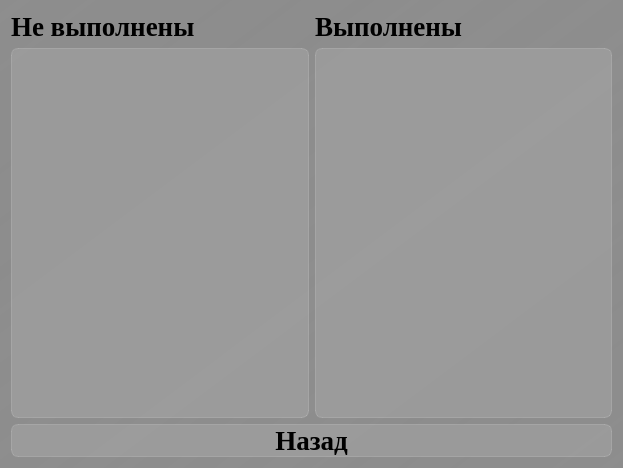
<?xml version="1.0" encoding="UTF-8"?>
<ui version="4.0">
 <class>Dialog_list_achievements</class>
 <widget class="QDialog" name="Dialog_list_achievements">
  <property name="geometry">
   <rect>
    <x>0</x>
    <y>0</y>
    <width>623</width>
    <height>468</height>
   </rect>
  </property>
  <property name="windowTitle">
   <string>Достижения</string>
  </property>
  <property name="styleSheet">
   <string notr="true">background-color: qlineargradient(spread:pad, x1:1, y1:1, x2:0, y2:0, stop:0 rgba(141, 141, 141, 255), stop:0.427447 rgba(141, 141, 141, 235), stop:1 rgba(141, 141, 141, 255));
font-family: Liberation Serif;
</string>
  </property>
  <layout class="QVBoxLayout" name="verticalLayout">
   <item>
    <layout class="QHBoxLayout" name="horizontalLayout_labels">
     <item>
      <widget class="QLabel" name="label_not_done">
       <property name="styleSheet">
        <string notr="true">text-align: center;
font-weight: bold;
font-size: 20pt;
background-color: none;
border: none;</string>
       </property>
       <property name="text">
        <string>Не выполнены</string>
       </property>
      </widget>
     </item>
     <item>
      <widget class="QLabel" name="label_done">
       <property name="styleSheet">
        <string notr="true">text-align: center;
font-weight: bold;
font-size: 20pt;
background-color: none;
border: none;</string>
       </property>
       <property name="text">
        <string>Выполнены</string>
       </property>
      </widget>
     </item>
    </layout>
   </item>
   <item>
    <layout class="QHBoxLayout" name="horizontalLayout_lists">
     <item>
      <widget class="QListWidget" name="listWidget_not_done">
       <property name="styleSheet">
        <string notr="true">QListView {
font-weight: bold;
font-size: 20pt;
background-color: rgba(255, 255, 255, 30);
border: 1px solid rgba(255, 255, 255, 40);
border-radius: 7px;
}

QListView::item:selected {
border: none;
color: rgb(255, 255, 255);
background-color: rgba(255, 255, 255, 50);
}</string>
       </property>
      </widget>
     </item>
     <item>
      <widget class="QListWidget" name="listWidget_done">
       <property name="styleSheet">
        <string notr="true">QListView {
font-weight: bold;
font-size: 20pt;
background-color: rgba(255, 255, 255, 30);
border: 1px solid rgba(255, 255, 255, 40);
border-radius: 7px;
}

QListView::item:selected {
border: none;
color: rgb(255, 255, 255);
background-color: rgba(255, 255, 255, 50);
}</string>
       </property>
      </widget>
     </item>
    </layout>
   </item>
   <item>
    <widget class="QPushButton" name="pushButton_back">
     <property name="styleSheet">
      <string notr="true">QPushButton {
font-weight: bold;
font-size: 20pt;
text-align: center;
background-color: rgba(255, 255, 255, 30);
border: 1px solid rgba(255, 255, 255, 40);
border-radius: 7px;
}

QPushButton:hover {
background-color: rgba(255, 255, 255, 40);
}
QPushButton:pressed {
background-color: rgba(255, 255, 255, 70);
}</string>
     </property>
     <property name="text">
      <string>Назад</string>
     </property>
    </widget>
   </item>
  </layout>
 </widget>
 <resources/>
 <connections/>
</ui>
